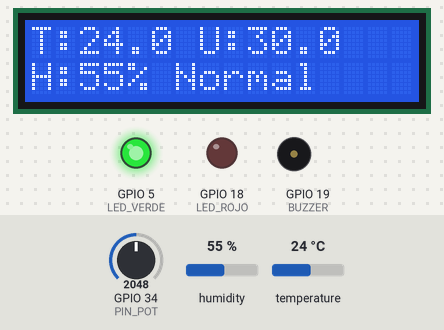
Simulated run of this sketch. Board: ESP32. Shown: 16×2 character LCD, output pins drawn as LEDs (lit = HIGH), buzzer (waves = sounding). The test bench sets the inputs (shaded band); at power-on: temperature 24 °C, GPIO 34 (PIN_POT) = 2048, humidity 55 %. What the sketch prints to the serial monitor is not drawn.

Above: at 3.2 s.
3.3 s: temperature set to 29.2 °C
At 5.6 s:
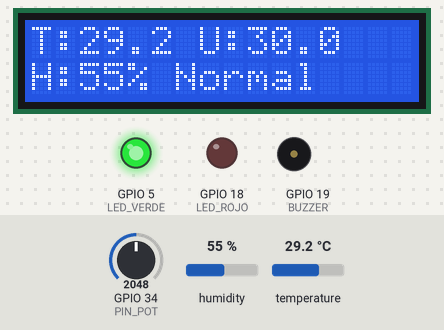
6.6 s: temperature set to 30.7 °C
At 9.0 s:
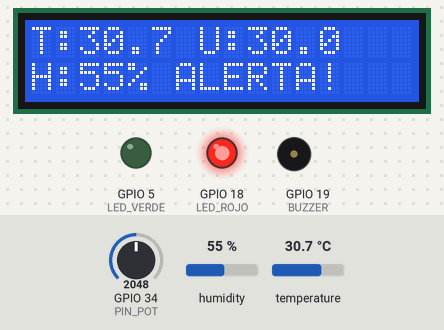
11.7 s: GPIO 34 (PIN_POT) set to 2128
At 13.07 s:
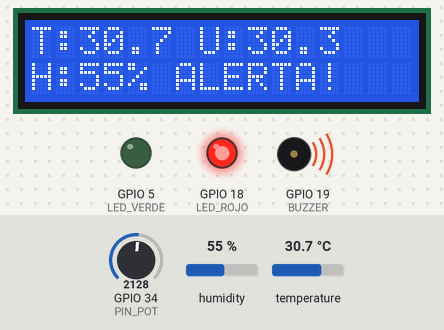
14.3 s: GPIO 34 (PIN_POT) set to 2231
At 15.6 s:
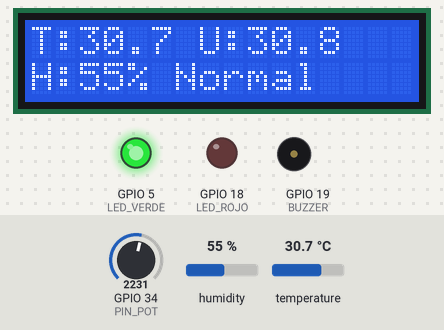
16.4 s: humidity set to 22 %
At 17.7 s:
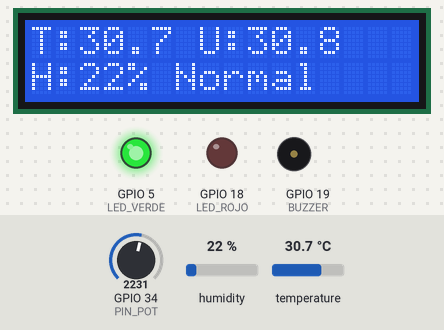
18.9 s: GPIO 34 (PIN_POT) set to 2047
At 20.0 s:
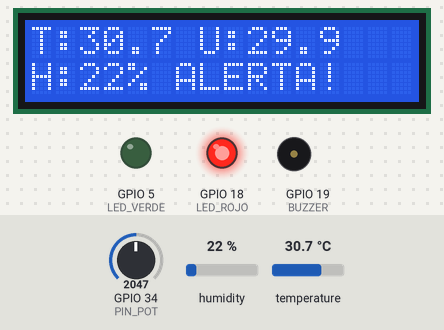
Timing chart, 0 to 22.0 s (numbered marks = the images above; inputs shaded):
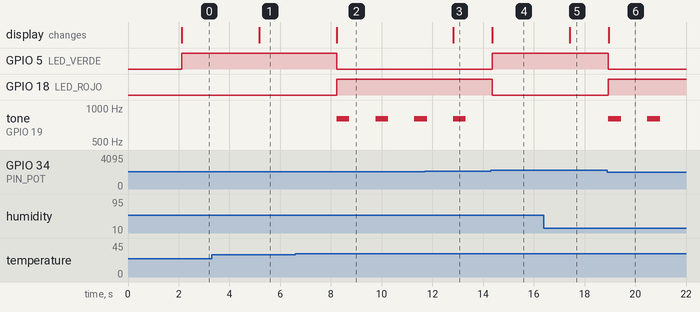

Measured:
- the behaviour switches between 30 and 30.1 °C on temperature (found by bisection; images 1 and 2)
- the behaviour switches between 2190 and 2191 on GPIO 34 (PIN_POT) (found by bisection; images 3 and 4)
- after the input at 3.3 s, the display: changes after 1.9 s (image 1)
- after the input at 6.6 s, GPIO 5 (LED_VERDE): HIGH → LOW after 1.6 s; GPIO 18 (LED_ROJO): LOW → HIGH after 1.6 s; tone on GPIO 19 (BUZZER): alternates 800 Hz for 0.50 s and silent for 1.0 s, starting after 1.6 s; the display: changes after 1.6 s (image 2)
- after the input at 11.7 s, the display: changes after 1.1 s (image 3)
- after the input at 14.3 s, GPIO 5 (LED_VERDE): LOW → HIGH after 0.06 s; GPIO 18 (LED_ROJO): HIGH → LOW after 0.06 s; tone on GPIO 19 (BUZZER): stops changing and stays silent; the display: changes after 0.06 s (image 4)
- after the input at 16.4 s, the display: changes after 1.0 s (image 5)
- after the input at 18.9 s, GPIO 5 (LED_VERDE): HIGH → LOW at once; GPIO 18 (LED_ROJO): LOW → HIGH at once; tone on GPIO 19 (BUZZER): alternates 800 Hz for 0.50 s and silent for 1.0 s, starting at once; the display: changes after 0.05 s (image 6)

The sketch:

01SistemadeMonitoreodeTemperatura.ino
```cpp
#include <DHT.h>
#include <Wire.h>
#include <LiquidCrystal_I2C.h>

// Pines
#define DHTPIN     4
#define DHTTYPE    DHT22
#define LED_VERDE  5
#define LED_ROJO   18
#define BUZZER     19
#define PIN_POT    34

LiquidCrystal_I2C lcd(0x27, 16, 2);

DHT dht(DHTPIN, DHTTYPE);

void setup() {
  Serial.begin(115200);
  dht.begin();

  pinMode(LED_VERDE, OUTPUT);
  pinMode(LED_ROJO, OUTPUT);
  pinMode(BUZZER, OUTPUT);

  // NO pinMode para el potenciómetro → es analógico

  lcd.init();
  lcd.backlight();

  lcd.setCursor(0, 0);
  lcd.print("Estacion Iniciada");
  delay(2000);
  lcd.clear();
}

void loop() {
  // 1. Leer temperatura y humedad
  float h = dht.readHumidity();
  float t = dht.readTemperature();

  if (isnan(h) || isnan(t)) {
    lcd.clear();
    lcd.setCursor(0, 0);
    lcd.print("Error sensor!");
    Serial.println("Error lectura DHT!");
    delay(2000);
    return;
  }

  // 2. Leer el potenciómetro y calcular umbral variable
  int valorPot = analogRead(PIN_POT);                   // 0 → 4095
  float umbralAlerta = map(valorPot, 0, 4095, 200, 400); // mapa a 20.0 → 40.0
  umbralAlerta = umbralAlerta / 10.0;                   // convierte 200→20.0, 400→40.0

  // 3. Mostrar en LCD (intentamos que quepa todo en 16×2)
  lcd.clear();

  // Línea 1: Temperatura actual + umbral
  lcd.setCursor(0, 0);
  lcd.print("T:");
  lcd.print(t, 1);          // 1 decimal
  lcd.print(" U:");
  lcd.print(umbralAlerta, 1);

  // Línea 2: Humedad + estado
  lcd.setCursor(0, 1);
  lcd.print("H:");
  lcd.print(h, 0);
  lcd.print("% ");

  // 4. Lógica de alerta
  if (t > umbralAlerta) {
    digitalWrite(LED_VERDE, LOW);
    digitalWrite(LED_ROJO, HIGH);
    tone(BUZZER, 800, 500);

    lcd.print("ALERTA!");
  }
  else {
    digitalWrite(LED_VERDE, HIGH);
    digitalWrite(LED_ROJO, LOW);
    noTone(BUZZER);

    lcd.print("Normal");
  }

  // Debug por Serial (opcional pero útil)
  Serial.print("T: "); Serial.print(t,1);
  Serial.print(" °C  H: "); Serial.print(h,0);
  Serial.print("%  Umbral: "); Serial.print(umbralAlerta,1);
  Serial.print(" °C  Pot: "); Serial.println(valorPot);

  delay(1500);   // Actualiza más rápido para que sientas el cambio del potenciómetro
}
```
